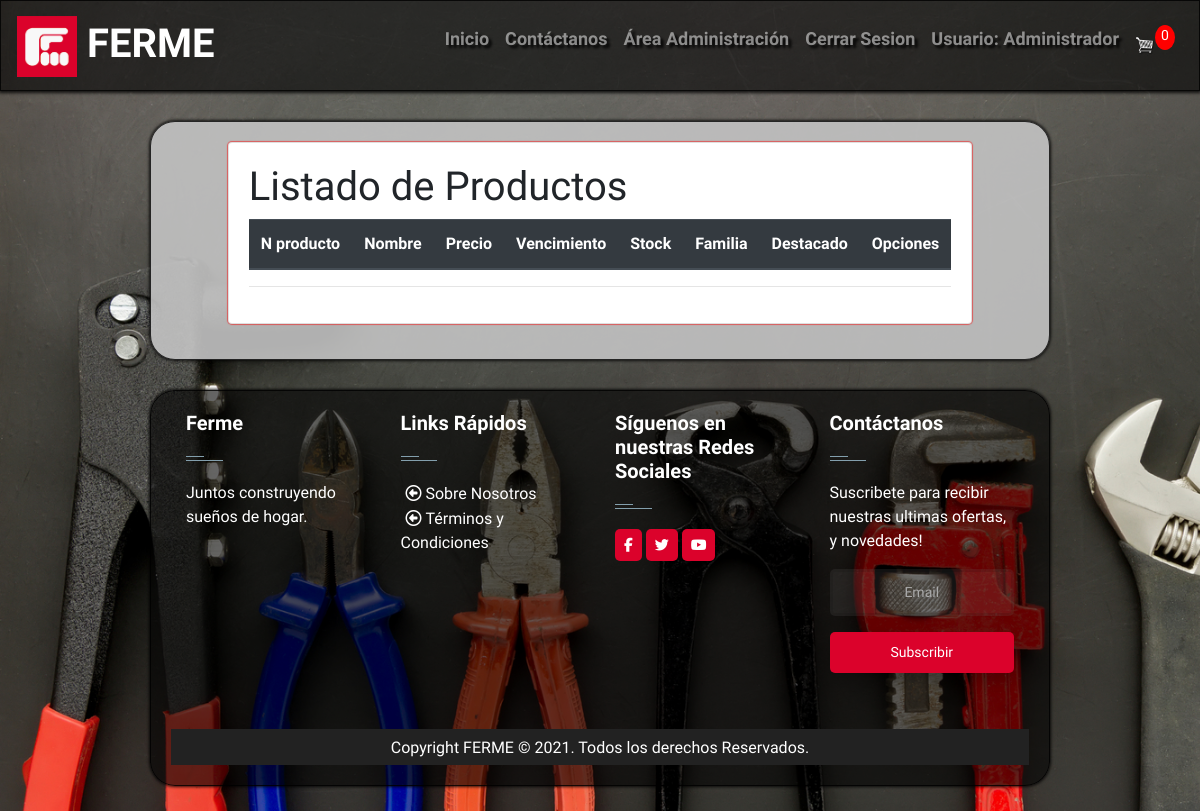
Before: /listarproducto/ (signed in) with the older database file.
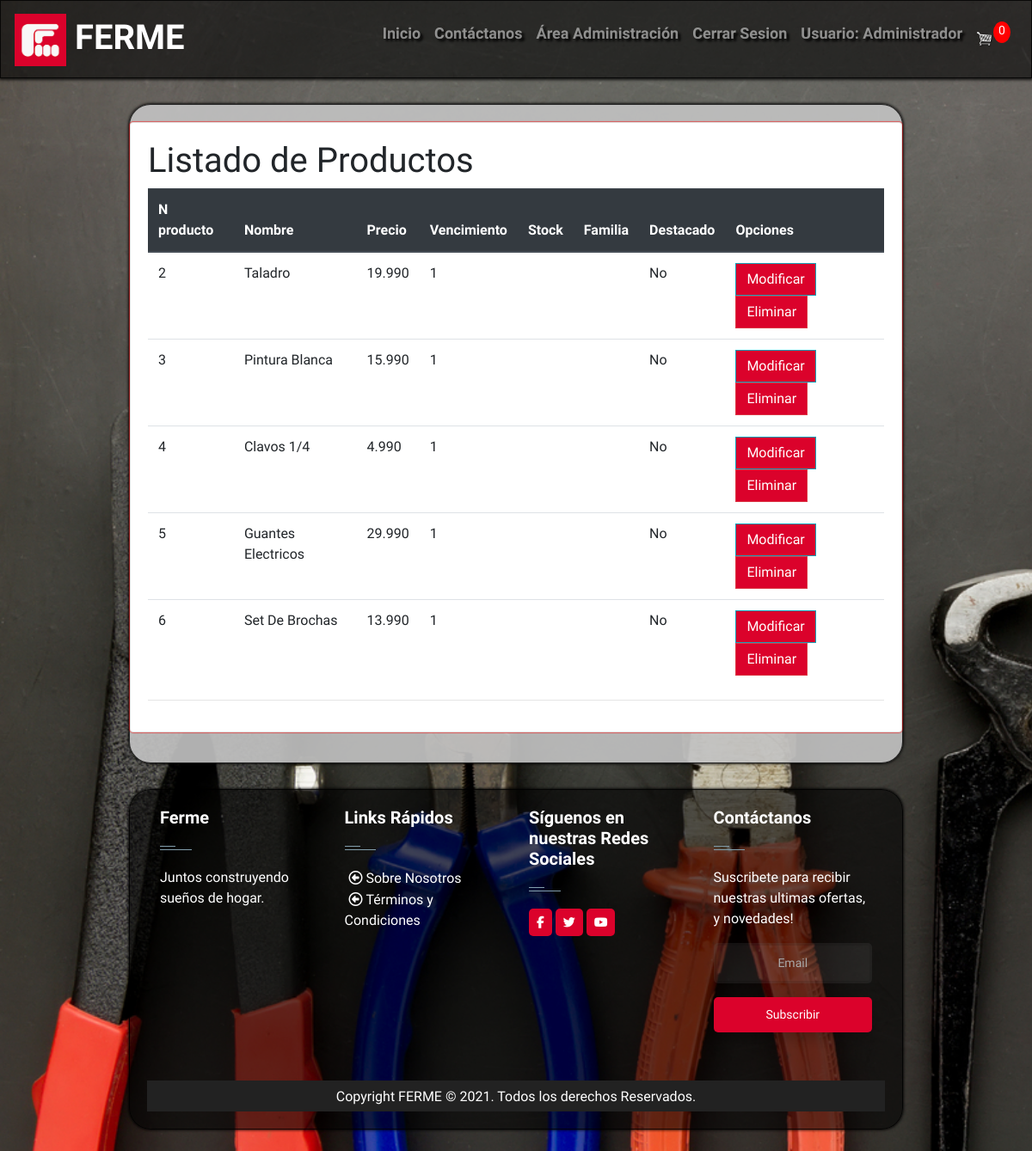
After: the same page with the newer database file.
### core/models.py (models this page shows, shortened)
class producto(models.Model):
    nombre = models.CharField(max_length=30)
    descripcion = models.TextField(max_length=300)
    precio = models.IntegerField()
    familia = models.ForeignKey(familia, on_delete=models.PROTECT)
    vencimiento = models.DateField()
    stock = models.IntegerField()
    stock_critico = models.IntegerField()
    proveedor = models.ForeignKey(proveedor, on_delete=models.PROTECT)
    imagen = models.ImageField(upload_to='productos', null=True)
    oferta = models.BooleanField(default='0', null=False)

### core/views.py (the view)
# urls.py: path('listarproducto/', listar_productos, name="listar_producto"),
def listar_productos(request):
    data = {
        'familias':familia.objects.all(),
        'producto':producto.objects.all(),
    }
    return render(request, 'core/producto/listar.html',data)

### cargo/models.py (called while the page is built)
    def __str__(self):
        return self.nombre

### carro/context_processor.py (called while the page is built)
def importe_total_carro(request):
    total=0
    if 'carro' in request.session:
        for key, value in request.session["carro"].items():
            total=total+(int(value["precio"]))
    return {"importe_total_carro":total}

def importe_cant_carro(request):
    total=0
    if 'carro' in request.session:
        for key, value in request.session["carro"].items():
            total=total+(value["cantidad"])
    return {"importe_cant_carro":total}

### core/templates/core/producto/listar.html (shortened to what this page needs)
{% extends 'core/base.html' %}
{% block contenido %}
{% load crispy_forms_tags %}
{% load humanize %}
<div class="col-12 d-flex justify-content-center">
    <div class="row ">
        <div class="card">
                <div class="card-body">
                <h1>Listado de Productos</h1>
                <table class="table table-stripped table-hover table-responsive-sm clearfix">
                    <thead class="thead-dark">
                        <tr>
                            <th>N producto</th>
                            <th>Nombre</th>
                            <th>Precio</th>
                            <th>Vencimiento</th>
                            <th>Stock</th>
                            <th>Familia</th>
                            <th>Destacado</th>
                            <th>Opciones</th>
                        </tr>
                            {% for p in producto %}
                        <tr>
                            <td>{{ p.id }}</td>
                            <td>{{ p.nombre | title }}</td>
                            <td>{{ p.precio | intcomma }}</td>
                            <td>{{ p.stock}}</td>
                            <td>{{ p.destacado }}</td>
                            <td>
                            </td>
                            {% if p.destacado %}
                            <td>Si</td>
                            {% else %}
                            <td>No</td>
                            {% endif %}
                            <td>
                                <a href="{% url 'modificar_producto' p.id %}" class="btn btn-info">Modificar</a>
                                <a href="#" onclick="eliminar_producto({{ p.id }})" class="btn btn-danger">Eliminar</a>
                            </td>
                        </tr>
                    {% endfor %}
                </table>
                <hr>
            </div>
        </div>
    </div>
</div>
{% endblock %}

Changed rows visible on the page:
added producto: id "2", nombre "Taladro", precio "19.990", stock "1"
added producto: id "3", nombre "Pintura Blanca", precio "15.990", stock "1"
added producto: id "4", nombre "Clavos 1/4", precio "4.990", stock "1"
added producto: id "5", nombre "Guantes Electricos", precio "29.990", stock "1"
added producto: id "6", nombre "Set De Brochas", precio "13.990", stock "1"
